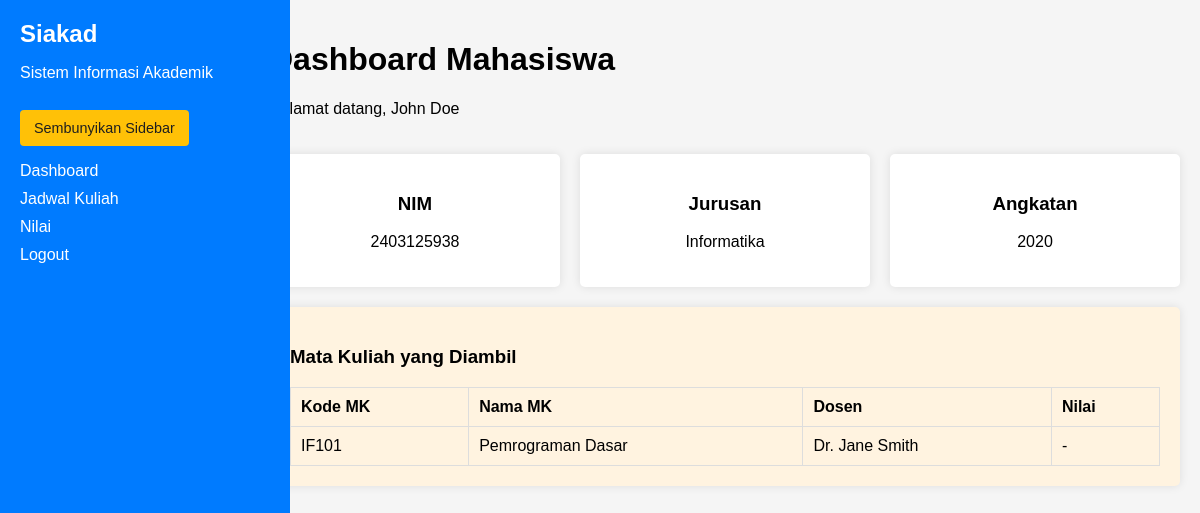
The page /views/dashboard_mahasiswa.php (signed in) on the database its author committed.
### tables this page shows
CREATE TABLE mahasiswa (
    id INT AUTO_INCREMENT PRIMARY KEY,
    nim VARCHAR(20) UNIQUE NOT NULL,
    nama VARCHAR(100) NOT NULL,
    jurusan VARCHAR(50),
    angkatan YEAR,
    FOREIGN KEY (nim) REFERENCES users(username) ON DELETE CASCADE
);

CREATE TABLE enrollment (
    id INT AUTO_INCREMENT PRIMARY KEY,
    mahasiswa_id INT NOT NULL,
    mata_kuliah_id INT NOT NULL,
    semester VARCHAR(10),
    nilai VARCHAR(2),
    FOREIGN KEY (mahasiswa_id) REFERENCES mahasiswa(id) ON DELETE CASCADE,
    FOREIGN KEY (mata_kuliah_id) REFERENCES mata_kuliah(id) ON DELETE CASCADE
);

CREATE TABLE mata_kuliah (
    id INT AUTO_INCREMENT PRIMARY KEY,
    kode_mk VARCHAR(10) UNIQUE NOT NULL,
    nama_mk VARCHAR(100) NOT NULL,
    sks INT NOT NULL,
    dosen_id INT,
    FOREIGN KEY (dosen_id) REFERENCES dosen(id) ON DELETE SET NULL
);

CREATE TABLE dosen (
    id INT AUTO_INCREMENT PRIMARY KEY,
    nip VARCHAR(20) UNIQUE NOT NULL,
    nama VARCHAR(100) NOT NULL,
    jurusan VARCHAR(50),
    FOREIGN KEY (nip) REFERENCES users(username) ON DELETE CASCADE
);

### views/dashboard_mahasiswa.php (the view, shortened to what this page needs)
<?php
include '../config/koneksi.php';
$query = "SELECT * FROM mahasiswa WHERE nim = '{$_SESSION['user']}'";
$mhs = mysqli_fetch_assoc(mysqli_query($conn, $query));
$query_mk = "SELECT mk.nama_mk, mk.kode_mk, d.nama as dosen, e.nilai FROM enrollment e
             JOIN mata_kuliah mk ON e.mata_kuliah_id = mk.id
             JOIN dosen d ON mk.dosen_id = d.id
             WHERE e.mahasiswa_id = {$mhs['id']}";
$mk_list = mysqli_query($conn, $query_mk);
?>
<!DOCTYPE html>
<html lang="en">
<head>
    <link rel="stylesheet" href="../assets/style.css">
</head>
<body>
    <div class="sidebar">
        <h2>Siakad</h2>
        <p>Sistem Informasi Akademik</p>
        <button id="sidebar-toggle-btn" class="sidebar-toggle">Sembunyikan Sidebar</button>
        <ul>
            <li><a href="#">Dashboard</a></li>
            <li><a href="#">Jadwal Kuliah</a></li>
            <li><a href="#">Nilai</a></li>
            <li><a href="logout.php">Logout</a></li>
        </ul>
    </div>
    <div class="main-content" id="main-content">
        <header>
            <div>
                <h1>Dashboard Mahasiswa</h1>
                <p>Selamat datang, <?php echo $mhs['nama']; ?></p>
            </div>
        </header>
        <div class="summary">
            <div class="card">
                <h3>NIM</h3>
                <p><?php echo $mhs['nim']; ?></p>
            </div>
            <div class="card">
                <h3>Jurusan</h3>
                <p><?php echo $mhs['jurusan']; ?></p>
            </div>
            <div class="card">
                <h3>Angkatan</h3>
                <p><?php echo $mhs['angkatan']; ?></p>
            </div>
        </div>
        <div class="table-panel">
            <h3>Mata Kuliah yang Diambil</h3>
            <table>
                <tr>
                    <th>Kode MK</th>
                    <th>Nama MK</th>
                    <th>Dosen</th>
                    <th>Nilai</th>
                </tr>
                <?php while ($row = mysqli_fetch_assoc($mk_list)) { ?>
                    <tr>
                        <td><?php echo $row['kode_mk']; ?></td>
                        <td><?php echo $row['nama_mk']; ?></td>
                        <td><?php echo $row['dosen']; ?></td>
                        <td><?php echo $row['nilai'] ?: '-'; ?></td>
                    </tr>
                <?php } ?>
            </table>
        </div>
    </div>
</body>
</html>

### assets/style.css (style rules this page uses)
body { font-family: Arial, sans-serif; margin: 0; padding: 0; display: flex; background-color: #f5f5f5; }
.sidebar { width: 250px; background-color: #007bff; color: white; padding: 20px; height: 100vh; position: fixed; transition: width 0.3s ease, padding 0.3s ease; overflow: hidden; }
.main-content { margin-left: 250px; padding: 20px; width: calc(100% - 250px); transition: margin-left 0.3s ease, width 0.3s ease; }
.sidebar-toggle { display: inline-block; margin-top: 12px; padding: 10px 14px; background-color: #ffc107; color: #1f1f1f; border: none; border-radius: 4px; cursor: pointer; font-size: 0.9rem; }
header { display: flex; justify-content: space-between; align-items: center; margin-bottom: 20px; flex-wrap: wrap; }
.sidebar h2 { margin: 0; }
.sidebar ul { list-style: none; padding: 0; }
.sidebar ul li { margin: 10px 0; }
.sidebar ul li a { color: white; text-decoration: none; }
.main-content { margin-left: 250px; padding: 20px; width: calc(100% - 250px); }
header { display: flex; justify-content: space-between; align-items: center; margin-bottom: 20px; }
.summary { display: flex; gap: 20px; margin-bottom: 20px; }
.card { background: white; padding: 20px; border-radius: 5px; box-shadow: 0 0 10px rgba(0, 0, 0, 0.1); flex: 1; text-align: center; }
.table-panel { background: white; padding: 20px; border-radius: 5px; box-shadow: 0 0 10px rgba(0, 0, 0, 0.1); flex: 1; }
.table-panel:nth-child(3) { background-color: #fff3e0; }
table { width: 100%; border-collapse: collapse; }
table th, table td { padding: 10px; border: 1px solid #ddd; text-align: left; }

### rows shown on the page
mahasiswa: nama "John Doe", nim "2403125938", jurusan "Informatika", angkatan "2020"
enrollment: mata_kuliah.kode_mk "IF101", mata_kuliah.nama_mk "Pemrograman Dasar", dosen.nama "Dr. Jane Smith", nilai "-"
